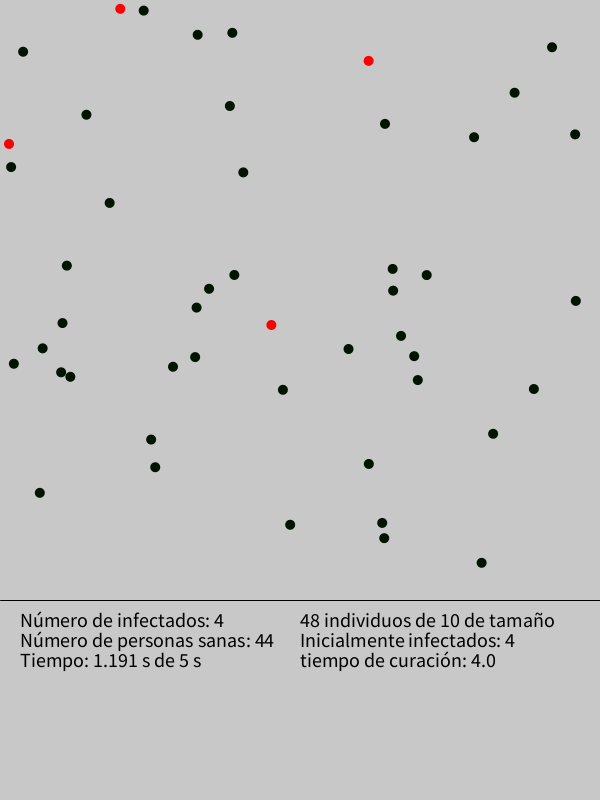
Frame 1 (no input)
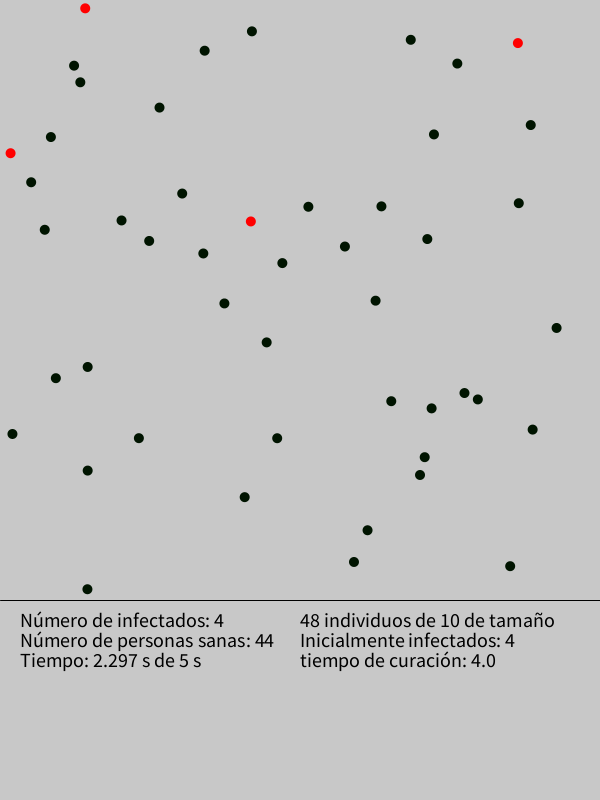
Frame 60 (the mouse pressed at the canvas centre just before this capture)
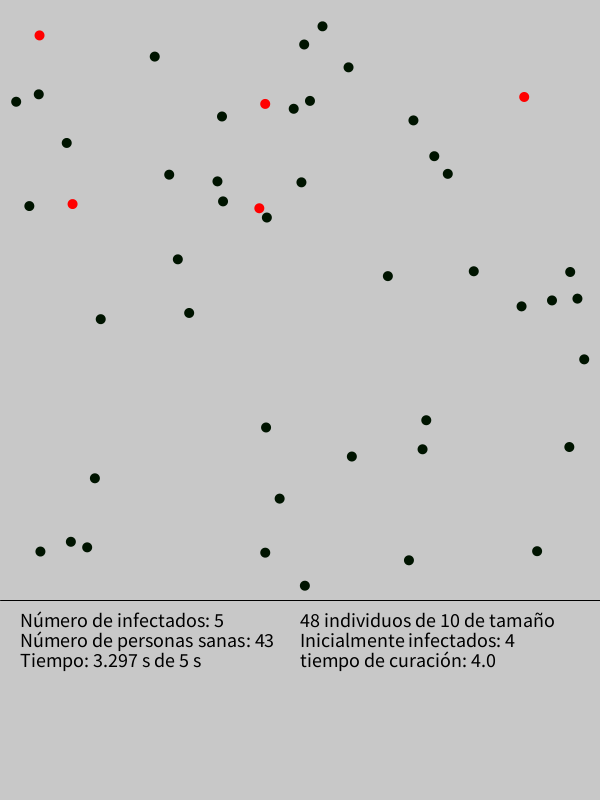
Frame 120 (the mouse held since frame 60 and released just before this capture)

The Processing sketch that drew these frames (run headless with seeded random() and noise(); from frame 60 on, the mouse is pressed at the canvas centre):

// Processing sketch: simulacion_previa
// ── simulacion_previa.pde
int tamanno = int(random(8,12)); // tamaño de los individuos. Aleatorio entre 8 y 12
int individuos = int(random(30,100)); // número de individuos en total
int infectados = int(random(1,5)); // inicialmente, el número de infectados
float tiempo = int(random(3,10)); // tiempo en el que se curan en segundos
int tiempofdeSimulacion = int(random(int(tiempo),int(tiempo*(random(1,3))))); // en segundos
int contadorInfectados = -1; // debe ser un valor distinto de cero. 
ArrayList<CirculoMovil> circulos;

void setup() {
  size(600, 800);
  circulos = new ArrayList<CirculoMovil>();
  
  // Crear círculos infectados (azules)
  for (int i = 0; i < individuos; i++) {
    CirculoMovil c = new CirculoMovil();
    c.diametro = tamanno;
    c.tmax=tiempo;
    if (i < infectados) {c.infectar(); }
    circulos.add(c);    
  }
}

void draw() {
  
  if (tiempofdeSimulacion>millis()/1000 && contadorInfectados!=0) { // Corta si se alcanza el tiempo de simulación o no hay infectados.
    
    background(200);  // Gris claro
    
    // Dibujar línea separadora
    stroke(0);
    line(0, 600, 600, 600);
    
    
    for (CirculoMovil c : circulos) {
      c.mover();
      c.mostrar();
    }
    
    // Detectar y resolver colisiones
    for (int i = 0; i < circulos.size(); i++) {
      for (int j = i + 1; j < circulos.size(); j++) {
        circulos.get(i).colision(circulos.get(j));
      }
    }
    
    // Contar y mostrar el número de infectados
    contadorInfectados = 0;
    for (CirculoMovil c : circulos) {
      if (c.estaInfectado) {
        contadorInfectados++;
      }
    }
    
    // Mostrar texto en el área inferior
    fill(0);
    textSize(20);
    textAlign(LEFT, CENTER);
    text("Número de infectados: " + contadorInfectados, 20, 620);
    text("Número de personas sanas: " + (individuos-contadorInfectados), 20, 640);
    text("Tiempo: " + (float(millis())/1000) + " s de " +tiempofdeSimulacion +" s" , 20, 660);    
    text(individuos + " individuos de " + tamanno + " de tamaño",width/2,620);
    text("Inicialmente infectados: "+infectados, width/2,640);
    text("tiempo de curación: "+tiempo,width/2,660);
    
  } // fin del if 
  
  else { // si no, escribe además FIN DE SIMULACIÖN EN ___ S
    textAlign(CENTER, CENTER);
    text("FIN DE LA SIMULACION A LOS " + float(millis())/1000+ " s", width/2, 700);   
    stop();
  }  
}

// ── claseCirculo.pde
class CirculoMovil {
  PVector posicion;
  PVector velocidad;
  float diametro;
  color col;
  float tiempoInfeccion;
  boolean estaInfectado;
  float tmax;
  int alturaVentanaEfectiva;
  
  CirculoMovil() {
    alturaVentanaEfectiva = 600;
    diametro = 10;
    posicion = new PVector(random(int(width-1-diametro/2)), random(int(alturaVentanaEfectiva-1-diametro/2)));
    velocidad = new PVector(random(-2, 2), random(-2, 2));
    col = color(0, 20, 0);  // Verde    
    tiempoInfeccion = 0;
    tmax =0;
    estaInfectado = false;
  }
  
  void mover() {
    
    
    // Añadir una pequeña aceleración aleatoria
    PVector aceleracion = PVector.random2D();
    aceleracion.mult(0.2);  // Reducir la magnitud de la aceleración para un movimiento más suave
    
    // Aplicar aceleración a la velocidad
    velocidad.add(aceleracion);
    
    // Limitar la velocidad máxima para evitar movimientos demasiado rápidos
    velocidad.limit(3);
    
    // Actualizar la posición
    posicion.add(velocidad);
    
    // Rebotar en los bordes
    if (posicion.x < int(1+diametro/2) || posicion.x > int(width-1-diametro/2)) velocidad.x *= -1;
    if (posicion.y < int(1+diametro/2) || posicion.y > int(alturaVentanaEfectiva-1-diametro/2)) velocidad.y *= -1;
    
    // Mantener dentro de los límites
    posicion.x = constrain(posicion.x, int(1+diametro/2) , int(width-1-diametro/2));
    posicion.y = constrain(posicion.y, int(1+diametro/2) , int(alturaVentanaEfectiva-1-diametro/2));
    
    // Actualizar tiempo de infección y cambiar color si es necesario
    if (estaInfectado) {
      tiempoInfeccion += 1/frameRate;
      if (tiempoInfeccion >= tmax) {
        curar();
      }
    }
    
    
  }
  
  void mostrar() {
    fill(col);
    noStroke();
    ellipse(posicion.x, posicion.y, diametro, diametro);
  }
  
  // colisiones
  boolean colision(CirculoMovil otro) {
    PVector distancia = PVector.sub(otro.posicion, posicion);
    float distanciaMin = (diametro + otro.diametro) / 2;
    
    if (distancia.mag() < distanciaMin) {
      // Calcular la nueva dirección
      distancia.normalize();
      
      // Aplicar el rebote
      PVector v = PVector.sub(velocidad, otro.velocidad);
      float dot = v.dot(distancia);
      distancia.mult(dot);
      
      velocidad.sub(distancia);
      otro.velocidad.add(distancia);
      
      // Comprobar si uno es rojo y el otro verde
      if (estaInfectado != otro.estaInfectado) {
        infectar();
        otro.infectar();
      }
      
      return true;
    }
    return false;
  }
  
  void infectar() {
    if (!estaInfectado) {
      col = color(255, 0, 0);  // Cambiar a rojo
      estaInfectado = true;
      tiempoInfeccion = 0;
    }
  }
  
  void curar() {
    if (estaInfectado) {
      col = color(0, 20, 0);  // Cambiar a verde
      estaInfectado = false;
      tiempoInfeccion = 0;
    }
  }
  
}
